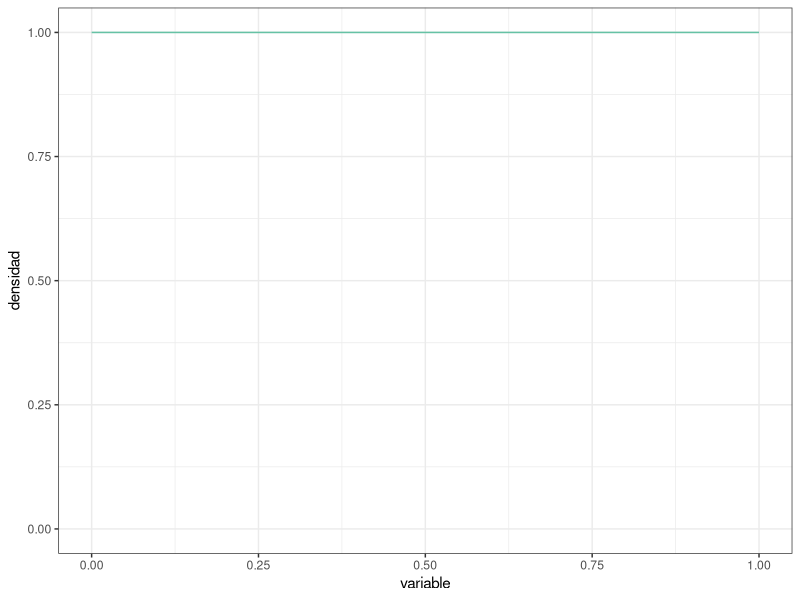
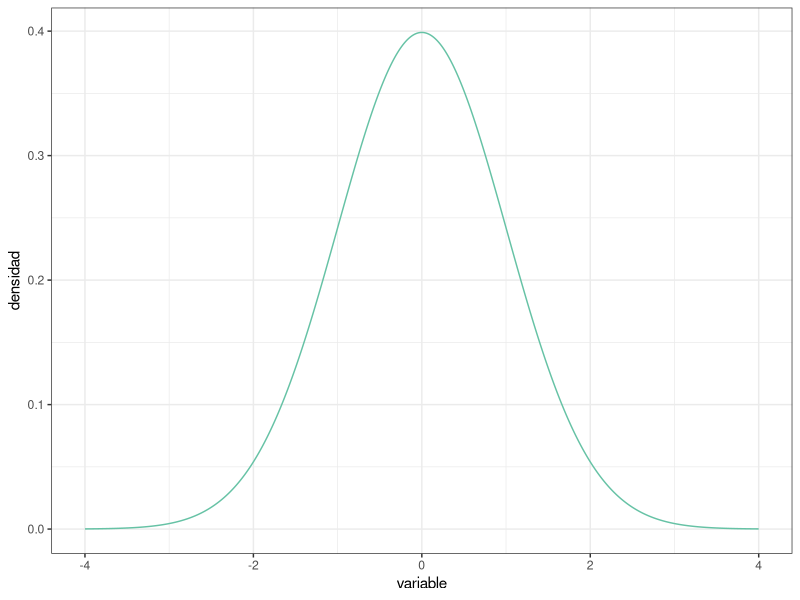
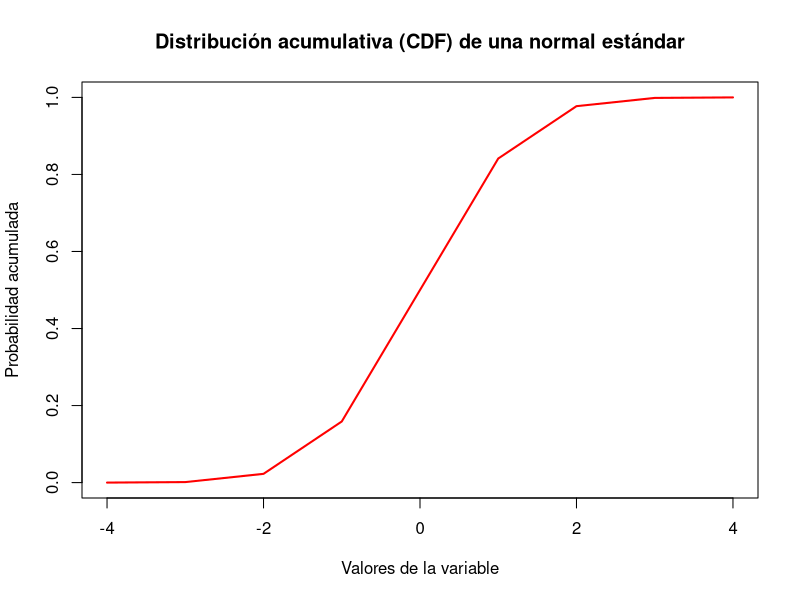
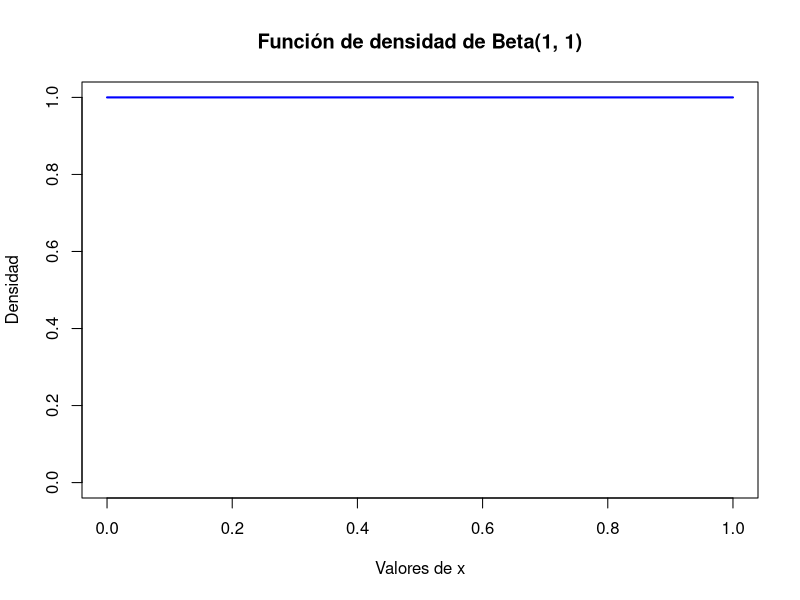
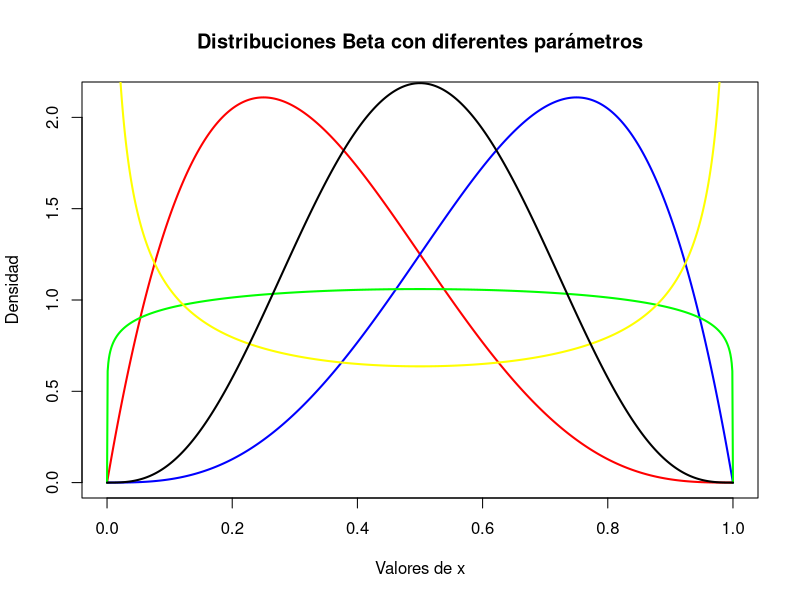
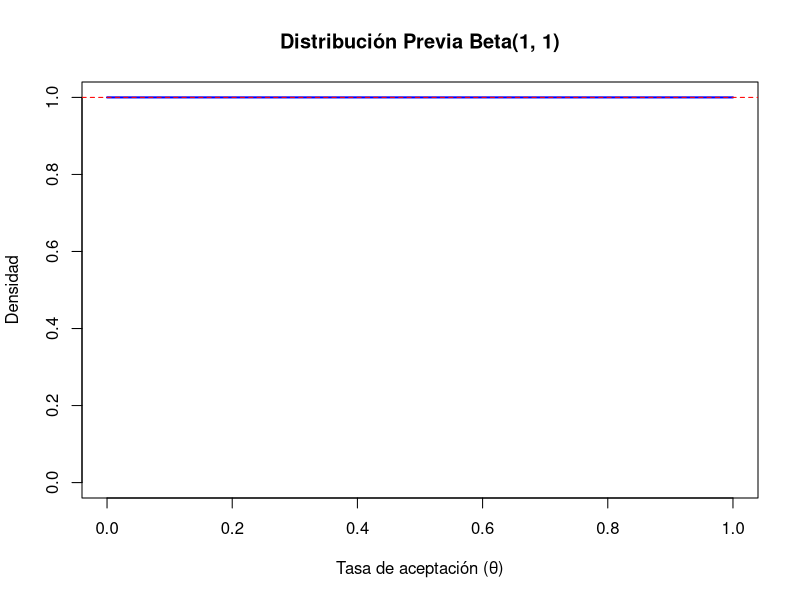
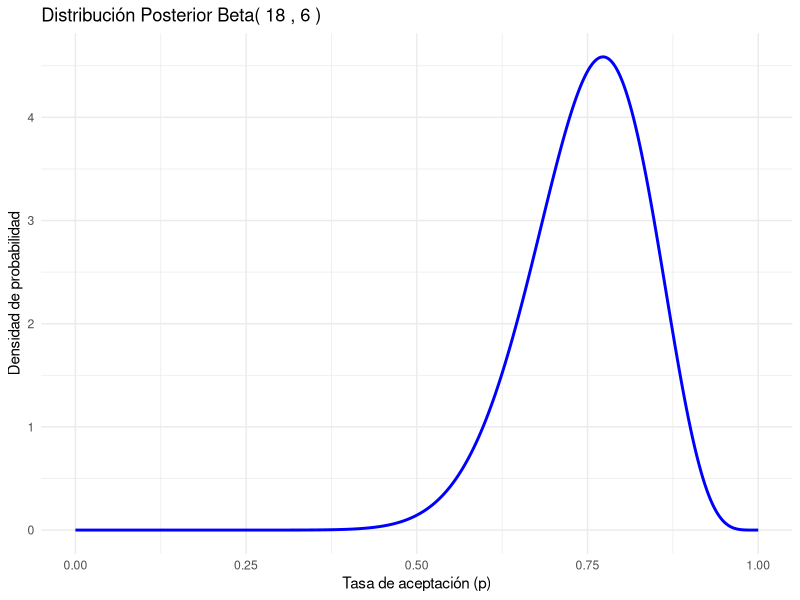
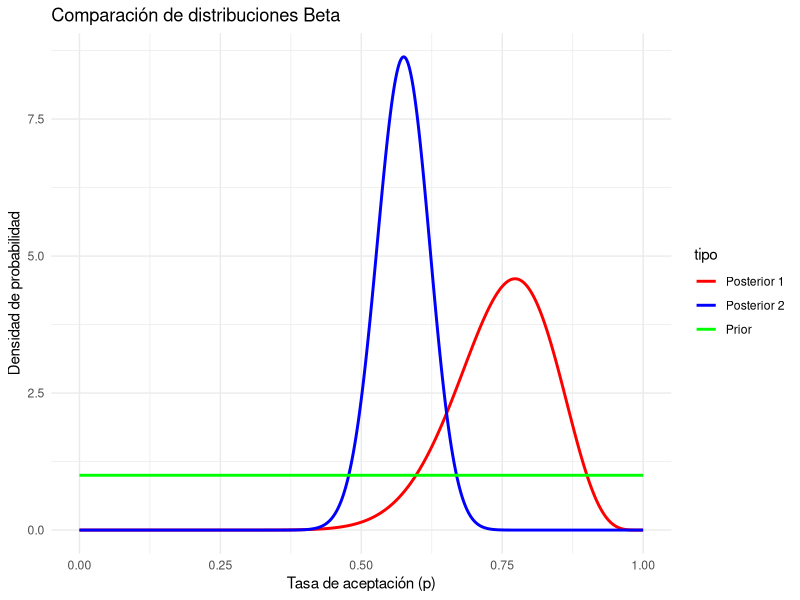

These figures' R source, in order:
## ---- chunk 1
#| message: false

# Paquetes:
library(tidyverse)
library(RColorBrewer)


# Configuración de la salida gráfica:

PALETA <- brewer.pal(8, "Set2") # Colores por defecto
color_defecto  <- PALETA[1]
options(ggplot2.discrete.colour = PALETA)

theme_set(theme_bw()) # Tema "neutro" para la representación gráfica
## ---- chunk 2
PREC     <- 1e-3 # Precisión para representar la función de densidad (milésimas)
DENS_INF <- 0    # Rango inferior de la función de densidad
DENS_SUP <- 1    # Rango superior de la función de densidad

uniforme <- tibble( # Esta función crea un "data.frame" o tabla de datos
  variable = seq(from = DENS_INF, to = DENS_SUP, by = PREC),
  densidad = variable |> dunif(min = DENS_INF, max = DENS_SUP)
)

uniforme |> glimpse() # Muestra el objeto con los datos, contiene 2 columnas 

uniforme |> # Usando la tabla de datos antes creada, crea un objeto gráfico
  ggplot(mapping = aes(x = variable, y = densidad)) + # "Mapea" columnas a
                                                      #   coordenadas
  geom_line(color = color_defecto) + # Representa mediante una línea continua
  
  ylim( # Fija el límite inferior a 0 para mostrar el eje y completo:
    0,  # (Usa la propia distribución para establecer el límite superior)
    uniforme |> pull(densidad) |> max()
  )
## ---- chunk 3
DENS_INF <- -4 # Usamos un rango más adecuado para la normal estandarizada
DENS_SUP <-  4

normal <- tibble( # Reutilizamos `PREC` del "chunk" de código anterior
  variable = seq(from = DENS_INF, to = DENS_SUP, by = PREC),
  densidad = variable |> dnorm()
)

# Al cubrir la distribución el rango desde 0 hasta el máximo, en este caso no
#   es necesario establecer los límites manualmente
normal |>
  ggplot(mapping = aes(x = variable, y = densidad)) +
  geom_line(color = color_defecto)
## ---- chunk 4
uniforme |> summarize(integral = PREC * sum(densidad))
## ---- chunk 5
uniforme |> summarize(
  integral = PREC * (sum(densidad) - 0.5 * (first(densidad) + last(densidad)))
)
## ---- chunk 6
normal |> summarize(
  integral = sum(densidad) * PREC
)
## ---- chunk 7
tibble( # Ampliando el rango a [-10, 10]:
  variable = seq(from = -10, to = 10, by = PREC),
  densidad = variable |> dnorm()
) |>
  summarize(integral = sum(densidad) * PREC)

tibble( # Usando precisión de "millonésimas":
  variable = seq(from = DENS_INF, to = DENS_SUP, by = 1e-6),
  densidad = variable |> dnorm()
) |>
  summarize(integral = sum(densidad) * 1e-6) # Misma precisión en la integral
## ---- chunk 8
uniforme |> summarize(
  integral = PREC * sum(densidad),
  integral = integral / integral # Normalización
)

normal |> summarize(
  integral = PREC * sum(densidad),
  integral = integral / integral # Normalización
)
## ---- chunk 9
x <- seq(-4, 4) # rango de valores para evaluar
pdf_values <- dnorm(x) # valores de la PDF
max_pdf <- max(pdf_values) # valor máximo de la PDF
max_pdf
## ---- chunk 10
a <- 0  # Límite inferior
b <- 1  # Límite superior

max_pdf <- 1 / (b - a) # Valor máximo
max_pdf
## ---- chunk 11
x <- seq(-4, 4)

# Calcular la función de distribución acumulativa
cdf_values <- pnorm(x)

# Representación gráfica de la CDF
plot(x, cdf_values, type = "l", col = "red", lwd = 2,
     xlab = "Valores de la variable",
     ylab = "Probabilidad acumulada",
     main = "Distribución acumulativa (CDF) de una normal estándar")
## ---- chunk 12
x <- seq(0, 1)# Definir rango valores para x

pdf_values <- dbeta(x, shape1 = 1, shape2 = 1)#densidad distribución Beta(1, 1)

# Representar la distribución Beta(1, 1)
plot(x, pdf_values, type = "l", col = "blue", lwd = 2,
     xlab = "Valores de x", ylab = "Densidad",
     main = "Función de densidad de Beta(1, 1)",
     ylim = c(0, 1)) 

## ---- chunk 13
x <- seq(0, 1, length = 1000)

# Calcular y graficar varias distribuciones Beta
plot(x, dbeta(x, shape1 = 2, shape2 = 4), type = "l", col = "red", lwd = 2,
     xlab = "Valores de x", ylab = "Densidad",
     main = "Distribuciones Beta con diferentes parámetros")
lines(x, dbeta(x, shape1 = 4, shape2 = 2), col = "blue", lwd = 2) # Beta(4, 2)
lines(x, dbeta(x, shape1 = 1.1, shape2 = 1.1), col = "green", lwd = 2) # Beta(1.1, 1.1)
lines(x, dbeta(x, shape1 = 0.5, shape2 = 0.5), col = "yellow", lwd = 2) # Beta(0.5, 0.5)
lines(x, dbeta(x, shape1 = 4, shape2 = 4), col = "black", lwd = 2)# Beta(4, 4)
## ---- chunk 14
alpha <- 1
beta <- 1
theta <- seq(0, 1)
density <- dbeta(theta, alpha, beta)
plot(theta, density, type = "l", col = "blue", lwd = 2,
     main = "Distribución Previa Beta(1, 1)",
     xlab = "Tasa de aceptación (θ)", ylab = "Densidad",
     ylim = c(0, 1))  
abline(h = 1, col = "red", lty = 2)

## ---- chunk 15
aceptacion_muestra <- tibble(
  id_participante   = 1:22,
  resp_descarga_app = c(
    "Si", "Si", "No", "No", "Si", "Si", "Si", "Si", "No", "Si", "Si",
    "Si", "Si", "Si", "Si", "Si", "No", "Si", "No", "Si", "Si", "Si"
  )
)
## ---- chunk 16
# Calcular n (tamaño de la muestra) y y (número de "Sí")
n <- nrow(aceptacion_muestra)
y <- sum(aceptacion_muestra$resp_descarga_app == "Si")

# Parámetros del prior Beta(1, 1)
a <- 1
b <- 1
# Posterior Beta(a + y, b + n - y)
a_post <- a + y
b_post <- b + (n - y)

# Resultados
cat("Tamaño de la muestra (n):", n, "\n")
cat("Número de éxitos (y):", y, "\n")
cat("Posterior Beta(", a_post, ",", b_post, ")\n")

# Graficar la distribución posterior
p <- seq(0, 1, length.out = 1000)  # Valores de la tasa de aceptación
densidad <- dbeta(p, a_post, b_post)  # Densidad de la posterior

# Graficar usando ggplot2
library(ggplot2)
ggplot(data = data.frame(p, densidad), aes(x = p, y = densidad)) +
  geom_line(color = "blue", size = 1) +
  labs(title = paste("Distribución Posterior Beta(", a_post, ",", b_post, ")"),
       x = "Tasa de aceptación (p)",
       y = "Densidad de probabilidad") +
  theme_minimal()
## ---- chunk 17
# Calcular los valores esperados y la moda para la posterior Beta
valor_esperado <- a_post / (a_post + b_post)

if (a_post > 1 && b_post > 1) {
  moda <- (a_post - 1) / (a_post + b_post - 2)
} else {
  moda <- NA  # La moda no se encuentra en valores centrales si a_post o b_post <= 1
}

# Mostrar resultados
cat("Valor esperado (media):", valor_esperado, "\n")
cat("Moda:", ifelse(!is.na(moda), moda, "No definida debido a a_post <= 1 o b_post <= 1"), "\n")

## ---- chunk 18
aceptacion_muestra_2 <- tibble(
  id_participante   = 1:113,
  resp_descarga_app = c(
    "Si", "Si", "No", "No", "Si", "Si", "Si", "Si", "No", "Si", "Si",
    "Si", "Si", "Si", "Si", "Si", "No", "Si", "No", "Si", "Si", "Si", 
    "No", "Si", "Si", "Si", "Si", "No", "No", "Si", "No", "Si", "Si", 
    "Si", "Si", "Si", "No", "Si", "No", "No", "Si", "No", "Si", "Si", 
    "No", "No", "No", "Si", "No", "No", "Si", "Si", "No", "No", "Si", 
    "No", "Si", "No", "No", "No", "Si", "Si", "No", "Si", "Si", "No", 
    "Si", "Si", "No", "Si", "Si", "No", "Si", "No", "Si", "No", "Si", 
    "No", "No", "No", "Si", "Si", "No", "No", "Si", "Si", "No", "No", 
    "No", "Si", "Si", "No", "Si", "Si", "No", "Si", "Si", "Si", "Si", 
    "No", "Si", "No", "No", "No", "No", "No", "Si", "No", "No", "Si", 
    "Si", "Si", "Si"
  )
)
## ---- chunk 19
# Calcular n y y para la nueva muestra
n2 <- nrow(aceptacion_muestra_2)
y2 <- sum(aceptacion_muestra_2$resp_descarga_app == "Si")

# Prior Beta(1, 1)
a_prior <- 1
b_prior <- 1

# Posterior tras la primera muestra
n1 <- 22
y1 <- 17
a_post_1 <- a_prior + y1
b_post_1 <- b_prior + (n1 - y1)

# Posterior tras la segunda muestra
a_post_2 <- a_prior + y2
b_post_2 <- b_prior + (n2 - y2)

# Crear secuencia de probabilidades
p <- seq(0, 1, length.out = 1000)

# Calcular densidades de las distribuciones
densidad_prior <- dbeta(p, a_prior, b_prior)
densidad_post_1 <- dbeta(p, a_post_1, b_post_1)
densidad_post_2 <- dbeta(p, a_post_2, b_post_2)
# Crear tibble para graficar
data <- tibble(
  p = c(p, p, p),  # Concatenamos los valores de p tres veces
  densidad = c(densidad_prior, densidad_post_1, densidad_post_2),  # Concatenamos las densidades
  tipo = factor(c(
    rep("Prior", length(densidad_prior)),
    rep("Posterior 1", length(densidad_post_1)),
    rep("Posterior 2", length(densidad_post_2))
  ))  # Etiquetas ajustadas al tamaño exacto de las densidades
)

# Graficar las distribuciones
ggplot(data, aes(x = p, y = densidad, color = tipo)) +
  geom_line(size = 1) +
  labs(title = "Comparación de distribuciones Beta",
       x = "Tasa de aceptación (p)",
       y = "Densidad de probabilidad") +
  theme_minimal() +
  scale_color_manual(values = c("red", "blue", "green"))

# Calcular el valor esperado y la moda de la posterior tras la segunda muestra
valor_esperado_2 <- a_post_2 / (a_post_2 + b_post_2)
moda_2 <- if (a_post_2 > 1 && b_post_2 > 1) {
  (a_post_2 - 1) / (a_post_2 + b_post_2 - 2)
} else {
  NA
}
# Mostrar resultados
cat("Valor esperado posterior (segunda muestra):", valor_esperado_2, "\n")
cat("Moda posterior (segunda muestra):", ifelse(!is.na(moda_2), moda_2, "No definida debido a parámetros insuficientes"), "\n")

## ---- chunk 20
aceptacion_muestra_total <- bind_rows(
  aceptacion_muestra, aceptacion_muestra_2
) |>
  mutate(id_participante = row_number()) # Los ID están colapsados en una serie
## ---- chunk 21
# Datos consolidados
aceptacion_muestra_total <- bind_rows(
  aceptacion_muestra, aceptacion_muestra_2
) |>
  mutate(id_participante = row_number())

# Calcular tamaño total de la muestra y éxitos
n <- nrow(aceptacion_muestra_total)
y <- sum(aceptacion_muestra_total$resp_descarga_app == "Si")

# Prior Beta(1, 1)
a_prior <- 1
b_prior <- 1

# Posterior después de la primera muestra
n1 <- 22
y1 <- 17
a_post_1 <- a_prior + y1
b_post_1 <- b_prior + (n1 - y1)

# Posterior después de la muestra total
a_post_2 <- a_prior + y
b_post_2 <- b_prior + (n - y)
# Crear secuencia de probabilidades
p <- seq(0, 1, length.out = 1000)

# Calcular densidades
densidad_prior <- dbeta(p, a_prior, b_prior)
densidad_post_1 <- dbeta(p, a_post_1, b_post_1)
densidad_post_2 <- dbeta(p, a_post_2, b_post_2)
# Crear tibble para graficar
data <- tibble(
  p = c(p, p, p),  # Concatenamos los valores de p tres veces
  densidad = c(densidad_prior, densidad_post_1, densidad_post_2),  # Concatenamos las densidades
  tipo = factor(c(
    rep("Prior", length(densidad_prior)),
    rep("Posterior 1", length(densidad_post_1)),
    rep("Posterior 2", length(densidad_post_2))
  ))  # Etiquetas ajustadas al tamaño exacto de las densidades
)

# Graficar distribuciones
ggplot(data, aes(x = p, y = densidad, color = tipo)) +
  geom_line(size = 1) +
  labs(title = "Distribuciones Beta: Prior, Posterior 1 y Posterior 2",
       x = "Tasa de aceptación (p)",
       y = "Densidad de probabilidad") +
  theme_minimal() +
  scale_color_manual(values = c("red", "blue", "green"))
# Calcular valor esperado y moda para la posterior final
valor_esperado <- a_post_2 / (a_post_2 + b_post_2)
moda <- if (a_post_2 > 1 && b_post_2 > 1) {
  (a_post_2 - 1) / (a_post_2 + b_post_2 - 2)
} else {
  NA
}

# Mostrar resultados
cat("Valor esperado posterior combinado:", valor_esperado, "\n")
cat("Moda posterior combinada:", ifelse(!is.na(moda), moda, "No definida debido a parámetros insuficientes"), "\n")

## ---- chunk 22
clase_1 <- tibble(
  id     = 1:27,
  tiempo = c(
    242, 249, 278, 273, 227, 257, 276, 236, 214, 141, 200, 201, 
    228, 271, 160, 275, 156, 246, 293, 306, 263, 247, 224, 160, 277, 
    168, 250
  )
)

clase_2 <- tibble(
  id     = 1:24,
  tiempo = c(
    195, 176, 237, 258, 226, 254, 292, 212, 215, 298, 235, 244, 
    144, 227, 166, 194, 261, 187, 224, 233, 180, 167, 193, 282
  )
)
